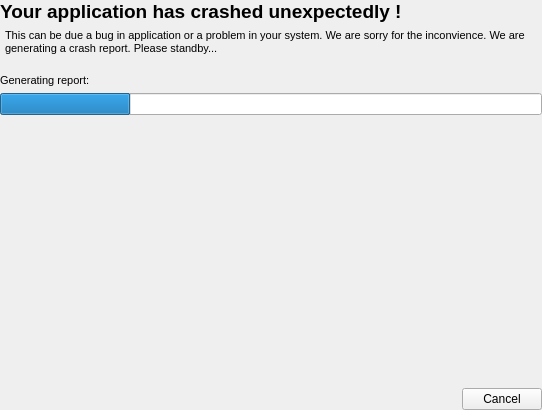
<?xml version="1.0" encoding="UTF-8"?>
<ui version="4.0">
 <class>ZECRPageGenerating</class>
 <widget class="QWidget" name="ZECRPageGenerating">
  <property name="geometry">
   <rect>
    <x>0</x>
    <y>0</y>
    <width>542</width>
    <height>410</height>
   </rect>
  </property>
  <property name="windowTitle">
   <string>Form</string>
  </property>
  <layout class="QVBoxLayout" name="verticalLayout">
   <property name="leftMargin">
    <number>0</number>
   </property>
   <property name="topMargin">
    <number>0</number>
   </property>
   <property name="rightMargin">
    <number>0</number>
   </property>
   <property name="bottomMargin">
    <number>0</number>
   </property>
   <item>
    <widget class="QLabel" name="label">
     <property name="font">
      <font>
       <family>MS Shell Dlg 2</family>
       <pointsize>8</pointsize>
      </font>
     </property>
     <property name="text">
      <string>&lt;!DOCTYPE HTML PUBLIC &quot;-//W3C//DTD HTML 4.0//EN&quot; &quot;http://www.w3.org/TR/REC-html40/strict.dtd&quot;&gt;
&lt;html&gt;&lt;head&gt;&lt;meta name=&quot;qrichtext&quot; content=&quot;1&quot; /&gt;&lt;style type=&quot;text/css&quot;&gt;
p, li { white-space: pre-wrap; }
&lt;/style&gt;&lt;/head&gt;&lt;body style=&quot; font-family:'Segoe UI'; font-size:9pt; font-weight:400; font-style:normal;&quot;&gt;
&lt;p style=&quot; margin-top:12px; margin-bottom:12px; margin-left:0px; margin-right:0px; -qt-block-indent:0; text-indent:0px;&quot;&gt;&lt;span style=&quot; font-family:'MS Shell Dlg 2'; font-size:14pt; font-weight:600;&quot;&gt;Your application has crashed unexpectedly !&lt;/span&gt;&lt;/p&gt;&lt;/body&gt;&lt;/html&gt;</string>
     </property>
     <property name="wordWrap">
      <bool>true</bool>
     </property>
    </widget>
   </item>
   <item>
    <widget class="QLabel" name="label_3">
     <property name="font">
      <font>
       <family>MS Shell Dlg 2</family>
       <pointsize>8</pointsize>
       <weight>50</weight>
       <bold>false</bold>
      </font>
     </property>
     <property name="text">
      <string>&lt;html&gt;&lt;head/&gt;&lt;body&gt;&lt;p&gt;This can be due a bug in application or a problem in your system. We are sorry for the inconvience. We are generating a crash report. Please standby...&lt;br/&gt;&lt;/p&gt;&lt;/body&gt;&lt;/html&gt;</string>
     </property>
     <property name="wordWrap">
      <bool>true</bool>
     </property>
     <property name="indent">
      <number>5</number>
     </property>
    </widget>
   </item>
   <item>
    <widget class="QLabel" name="label_2">
     <property name="font">
      <font>
       <family>MS Shell Dlg 2</family>
       <pointsize>8</pointsize>
       <weight>50</weight>
       <bold>false</bold>
      </font>
     </property>
     <property name="text">
      <string>Generating report:</string>
     </property>
    </widget>
   </item>
   <item>
    <widget class="QProgressBar" name="progressBar">
     <property name="value">
      <number>24</number>
     </property>
     <property name="textVisible">
      <bool>false</bool>
     </property>
    </widget>
   </item>
   <item>
    <spacer name="verticalSpacer">
     <property name="orientation">
      <enum>Qt::Vertical</enum>
     </property>
     <property name="sizeHint" stdset="0">
      <size>
       <width>20</width>
       <height>189</height>
      </size>
     </property>
    </spacer>
   </item>
   <item>
    <layout class="QHBoxLayout" name="horizontalLayout">
     <item>
      <spacer name="horizontalSpacer">
       <property name="orientation">
        <enum>Qt::Horizontal</enum>
       </property>
       <property name="sizeHint" stdset="0">
        <size>
         <width>40</width>
         <height>20</height>
        </size>
       </property>
      </spacer>
     </item>
     <item>
      <widget class="QPushButton" name="btnCancel">
       <property name="text">
        <string>Cancel</string>
       </property>
      </widget>
     </item>
    </layout>
   </item>
  </layout>
 </widget>
 <resources/>
 <connections/>
</ui>
